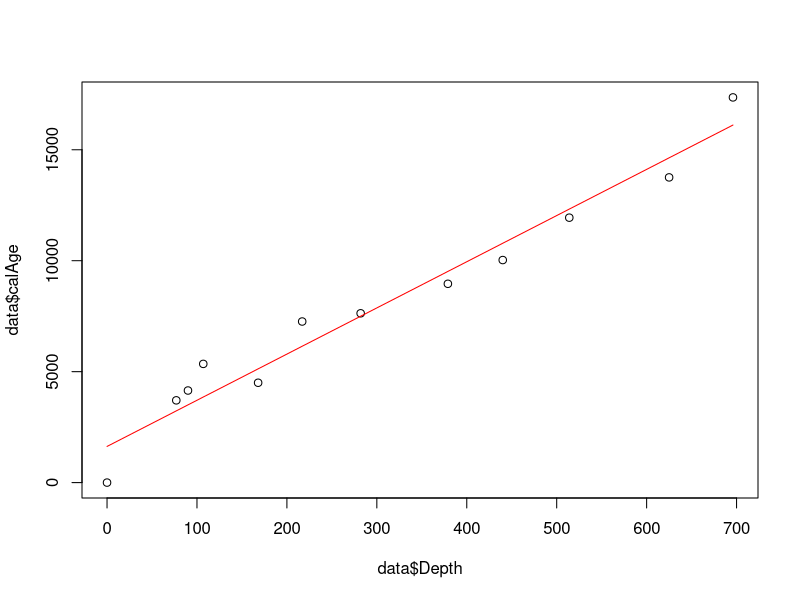

Source code (R):
setwd("/home/olga/MyProjects/Polikek/ML/Regression/datasets")

data = read.delim("cygage.txt")
f = lm(calAge ~ Depth, data, weights = data$Depth)
plot(data$Depth, data$calAge)
lines(data$Depth, predict(f), col = 'red')
summary(f)
